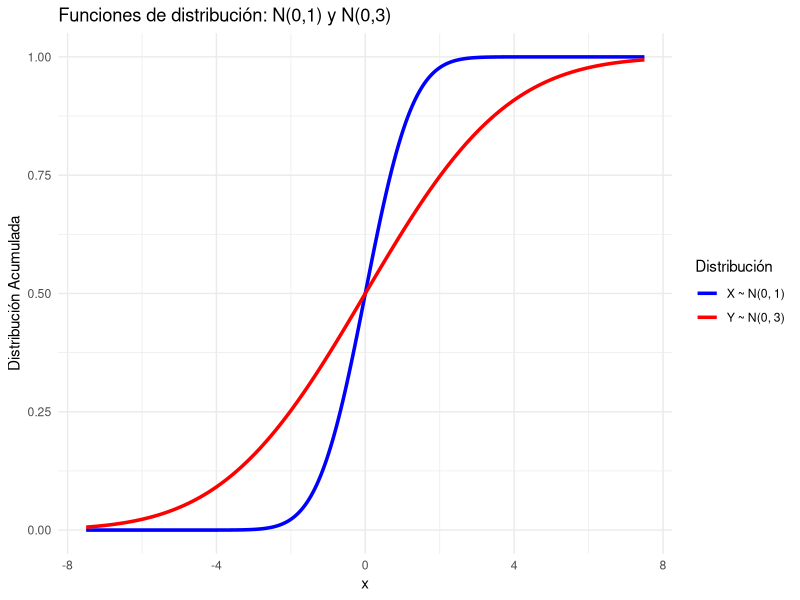

The R source for this figure:
# Instalar y cargar los paquetes necesarios
if (!require(ggplot2)) {
  install.packages("ggplot2")
}
library(ggplot2)

# Definir los parámetros de las dos normales
mu1 <- 0
sigma1 <- 1
mu2 <- 0
sigma2 <- 3

# Crear una secuencia de valores de x para evaluar las CDFs
x_values <- seq(-7.5, 7.5, length.out = 1000)

# Calcular las CDFs para ambas normales
cdf_X1 <- pnorm(x_values, mean = mu1, sd = sigma1)
cdf_X2 <- pnorm(x_values, mean = mu2, sd = sigma2)

# Crear un data frame para las CDFs
data <- data.frame(
  x = rep(x_values, 2),
  cdf = c(cdf_X1, cdf_X2),
  Distribución = rep(c("X ~ N(0, 1)", "Y ~ N(0, 3)"), each = length(x_values))
)

# Graficar las funciones de distribución acumulada
ggplot(data, aes(x = x, y = cdf, color = Distribución)) +
  geom_line(size = 1.2) +
  labs(title = "Funciones de distribución: N(0,1) y N(0,3)",
       x = "x",
       y = "Distribución Acumulada") +
  scale_color_manual(values = c("blue", "red")) +
  theme_minimal()

